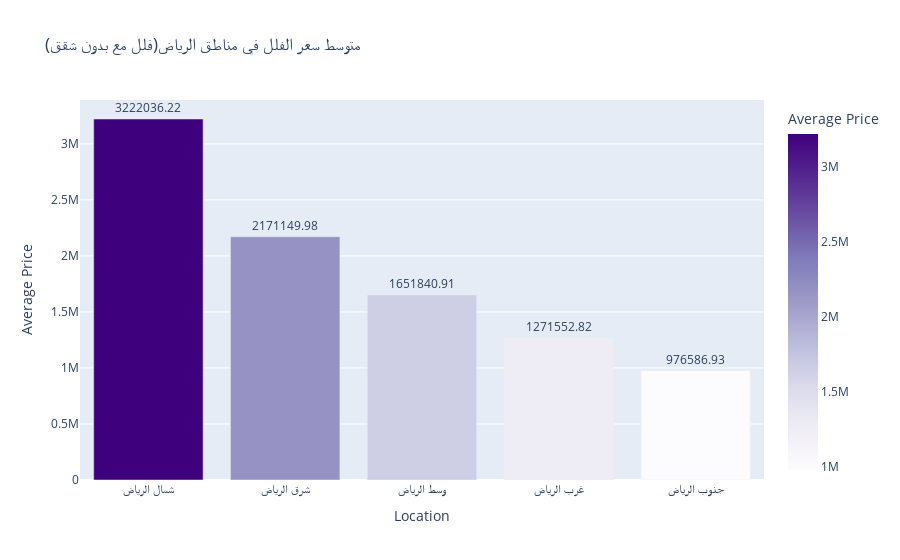

The cell this chart's notebook holds for it:
### Code cell
top_5_locations = vill_without_apart.groupby('location')['price'].mean().nlargest(5).reset_index()

# Plotting with Plotly
fig = px.bar(top_5_locations, 
             x='location', 
             y='price', 
             color='price', 
             color_continuous_scale='Purples',
             title='متوسط سعر الفلل في مناطق الرياض(فلل مع بدون شقق)',
             labels={'price': 'Average Price', 'location': 'Location'},
             text='price')

# Show the plot
fig.update_traces(texttemplate='%{text:.2f}', textposition='outside')
fig.update_layout(xaxis=dict(title='Location'), 
                  yaxis=dict(title='Average Price'),
                  showlegend=False)
fig.show()

### Figure 1 — Plotly figure (JSON) as saved in the notebook; plotly's stock layout.template omitted (floating-point values rounded to 4 significant figures)
{"data": [{"alignmentgroup": "True", "hovertemplate": "Location=%{x}<br>Average Price=%{marker.color}<extra></extra>", "legendgroup": "", "marker": {"color": [3222000.0, 2171000.0, 1652000.0, 1272000.0, 976600.0], "coloraxis": "coloraxis", "pattern": {"shape": ""}}, "name": "", "offsetgroup": "", "orientation": "v", "showlegend": false, "text": [3222000.0, 2171000.0, 1652000.0, 1272000.0, 976600.0], "textposition": "outside", "texttemplate": "%{text:.2f}", "type": "bar", "x": ["شمال الرياض", "شرق الرياض", "وسط الرياض", "غرب الرياض", "جنوب الرياض"], "xaxis": "x", "y": [3222000.0, 2171000.0, 1652000.0, 1272000.0, 976600.0], "yaxis": "y"}], "layout": {"autosize": true, "barmode": "relative", "coloraxis": {"colorbar": {"title": {"text": "Average Price"}}, "colorscale": [[0, "rgb(252,251,253)"], [0.125, "rgb(239,237,245)"], [0.25, "rgb(218,218,235)"], [0.375, "rgb(188,189,220)"], [0.5, "rgb(158,154,200)"], [0.625, "rgb(128,125,186)"], [0.75, "rgb(106,81,163)"], [0.875, "rgb(84,39,143)"], [1, "rgb(63,0,125)"]]}, "legend": {"tracegroupgap": 0}, "showlegend": false, "title": {"text": "متوسط سعر الفلل في مناطق الرياض(فلل مع بدون شقق)"}, "xaxis": {"anchor": "y", "autorange": true, "domain": [0, 1], "range": [-0.5, 4.5], "title": {"text": "Location"}, "type": "category"}, "yaxis": {"anchor": "x", "autorange": true, "domain": [0, 1], "range": [0, 3392000.0], "title": {"text": "Average Price"}, "type": "linear"}}}
